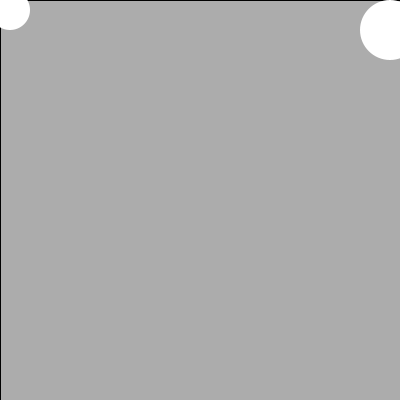
Frame 1 (no input)
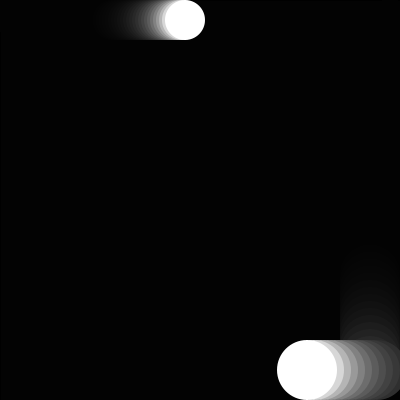
Frame 60 (the mouse pressed at the canvas centre just before this capture)
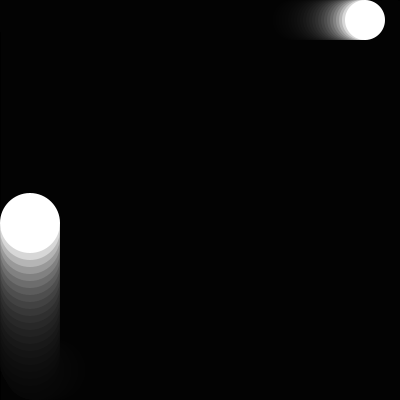
Frame 120 (the mouse held since frame 60 and released just before this capture)

The Processing sketch that drew these frames (run headless with seeded random() and noise(); from frame 60 on, the mouse is pressed at the canvas centre):

// Processing sketch: processing_131621
// ── processing_131621.pde

//HW5
//©Scott Alberstein, 2014

float x, y, dx1, wd1, ht1, a, b, wd2, ht2, dx2;
 
void setup ()
{
  size (400, 400);
  x=10;
  y=10;
  wd1=40;
  ht1=40;
  dx1=3;
 
  a=390;
  b=30;
  wd2=60;
  ht2=60;
  dx2=7;
}
 
void draw ()
{ 
  prepareWindow ();
  drawFigure ();
  moveFigure ();
}
 
void prepareWindow ()
{
  fill (0, 0, 0, 40);
  rectMode (CORNER);
  rect (0, 0, width, height);
} 
 
void figure (float x, float y, float wd1, float ht1)
{ 
  noStroke ();
  fill (255, 255, 255);
  ellipse (x, y, wd1, ht1);
} 
 
void drawFigure ()
{
  figure (x, y, wd1, ht1);
  figure (a, b, wd2, ht2);
}
 
void moveFigure ()
{ 
  x = x+dx1;
  if (x > width-20) {
    y = y+dx1;
    x = width-20;
  }
  if (y > height-20 ) {
    x = x+dx1;
    dx1 = -dx1;
    y= height-20;
  }
  if (x < 20) {
    y = y+ dx1;
    x = 20;
  }
  if (y < 20) {
    x = x+dx1;
    dx1 = -dx1;
    y=20;
  }
  
  a= a+dx2;
  if (a > width-30) {
    b = b+dx2;
    a = width-30;
  }
  if (b > height-30) {
    a = a+dx2;
    dx2 = -dx2;
    b= height-30;
  } 
  if (a < 30) {
    b = b+dx2;
    a = 30;
  }
  if (b < 30) {
    a = a+dx2;
    dx2=-dx2;
    b=30;
  }
}
